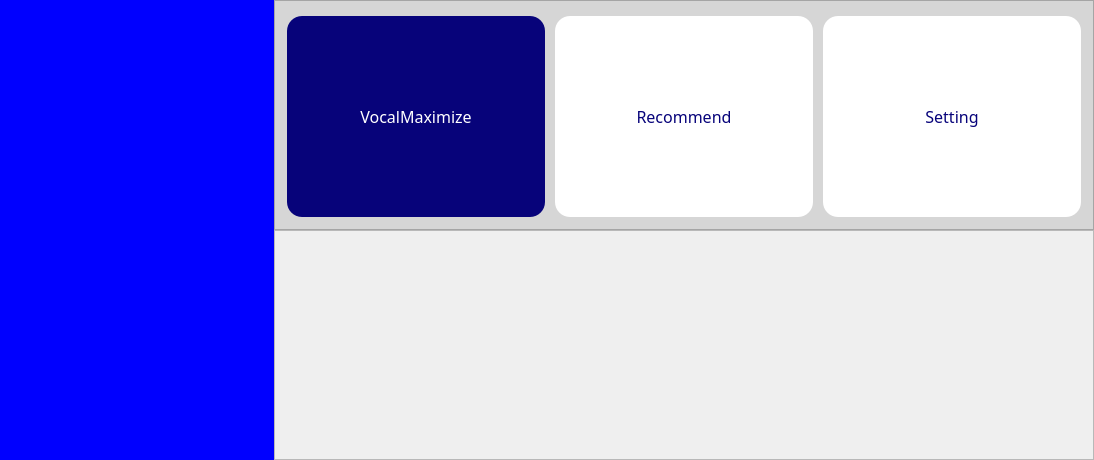
<?xml version="1.0" encoding="UTF-8"?>
<ui version="4.0">
 <class>mainWindow</class>
 <widget class="QMainWindow" name="mainWindow">
  <property name="geometry">
   <rect>
    <x>0</x>
    <y>0</y>
    <width>1094</width>
    <height>460</height>
   </rect>
  </property>
  <property name="windowTitle">
   <string>VocalMaximize</string>
  </property>
  <widget class="QWidget" name="centralWidget">
   <property name="minimumSize">
    <size>
     <width>0</width>
     <height>0</height>
    </size>
   </property>
   <layout class="QHBoxLayout" name="horizontalLayout">
    <property name="spacing">
     <number>0</number>
    </property>
    <property name="leftMargin">
     <number>0</number>
    </property>
    <property name="topMargin">
     <number>0</number>
    </property>
    <property name="rightMargin">
     <number>0</number>
    </property>
    <property name="bottomMargin">
     <number>0</number>
    </property>
    <item>
     <layout class="QHBoxLayout" name="homeLayout">
      <property name="spacing">
       <number>0</number>
      </property>
      <item>
       <widget class="QWidget" name="sideTab" native="true">
        <property name="sizePolicy">
         <sizepolicy hsizetype="MinimumExpanding" vsizetype="Expanding">
          <horstretch>1</horstretch>
          <verstretch>0</verstretch>
         </sizepolicy>
        </property>
        <property name="minimumSize">
         <size>
          <width>0</width>
          <height>0</height>
         </size>
        </property>
        <property name="styleSheet">
         <string notr="true">background-color:#0000ff;</string>
        </property>
        <layout class="QVBoxLayout" name="verticalLayout">
         <property name="leftMargin">
          <number>0</number>
         </property>
         <property name="topMargin">
          <number>0</number>
         </property>
         <property name="rightMargin">
          <number>0</number>
         </property>
         <property name="bottomMargin">
          <number>0</number>
         </property>
        </layout>
       </widget>
      </item>
      <item>
       <widget class="QWidget" name="mainWidget" native="true">
        <property name="sizePolicy">
         <sizepolicy hsizetype="Expanding" vsizetype="Preferred">
          <horstretch>3</horstretch>
          <verstretch>0</verstretch>
         </sizepolicy>
        </property>
        <layout class="QVBoxLayout" name="verticalLayout_3">
         <property name="spacing">
          <number>0</number>
         </property>
         <property name="leftMargin">
          <number>0</number>
         </property>
         <property name="topMargin">
          <number>0</number>
         </property>
         <property name="rightMargin">
          <number>0</number>
         </property>
         <property name="bottomMargin">
          <number>0</number>
         </property>
         <item>
          <widget class="QFrame" name="buttonFrame">
           <property name="styleSheet">
            <string notr="true">background-color:rgb(214, 214, 214)</string>
           </property>
           <property name="frameShape">
            <enum>QFrame::StyledPanel</enum>
           </property>
           <property name="frameShadow">
            <enum>QFrame::Raised</enum>
           </property>
           <layout class="QHBoxLayout" name="horizontalLayout_4">
            <property name="leftMargin">
             <number>3</number>
            </property>
            <property name="topMargin">
             <number>6</number>
            </property>
            <property name="rightMargin">
             <number>3</number>
            </property>
            <property name="bottomMargin">
             <number>3</number>
            </property>
            <item>
             <widget class="QWidget" name="buttonWidget" native="true">
              <layout class="QHBoxLayout" name="buttonLayout">
               <property name="spacing">
                <number>10</number>
               </property>
               <item>
                <widget class="QPushButton" name="homeButton">
                 <property name="sizePolicy">
                  <sizepolicy hsizetype="Minimum" vsizetype="Minimum">
                   <horstretch>0</horstretch>
                   <verstretch>0</verstretch>
                  </sizepolicy>
                 </property>
                 <property name="minimumSize">
                  <size>
                   <width>250</width>
                   <height>50</height>
                  </size>
                 </property>
                 <property name="font">
                  <font>
                   <family>Noto Sans KR</family>
                   <pointsize>12</pointsize>
                  </font>
                 </property>
                 <property name="styleSheet">
                  <string notr="true">QPushButton {
                        background-color: rgb(7, 3, 122);
                        border-radius: 15px;
						color: white;
                        }

                    QPushButton:hover {
                        background-color: rgb(42, 1, 179);
                        }

                    QPushButton:pressed {
                        background-color: rgb(97, 108, 255);
                        }

					QPushButton:disabled {
                        background-color: rgb(167, 167, 167);
                        }</string>
                 </property>
                 <property name="text">
                  <string>VocalMaximize</string>
                 </property>
                </widget>
               </item>
               <item>
                <widget class="QPushButton" name="recommendButton">
                 <property name="sizePolicy">
                  <sizepolicy hsizetype="Minimum" vsizetype="Minimum">
                   <horstretch>0</horstretch>
                   <verstretch>0</verstretch>
                  </sizepolicy>
                 </property>
                 <property name="minimumSize">
                  <size>
                   <width>250</width>
                   <height>50</height>
                  </size>
                 </property>
                 <property name="font">
                  <font>
                   <family>Noto Sans KR</family>
                   <pointsize>12</pointsize>
                  </font>
                 </property>
                 <property name="styleSheet">
                  <string notr="true">QPushButton {
                        background-color: white;
                        border-radius: 15px;
						color: rgb(7, 3, 122);
                        }

                    QPushButton:hover {
                        background-color: rgb(244, 244, 244);
                        }

                    QPushButton:pressed {
                        background-color: #999999;
                        }
					QPushButton:disabled {
                        color: rgb(167, 167, 167);
                        }</string>
                 </property>
                 <property name="text">
                  <string>Recommend</string>
                 </property>
                </widget>
               </item>
               <item>
                <widget class="QPushButton" name="settingButton">
                 <property name="sizePolicy">
                  <sizepolicy hsizetype="Minimum" vsizetype="Minimum">
                   <horstretch>0</horstretch>
                   <verstretch>0</verstretch>
                  </sizepolicy>
                 </property>
                 <property name="minimumSize">
                  <size>
                   <width>250</width>
                   <height>50</height>
                  </size>
                 </property>
                 <property name="font">
                  <font>
                   <family>Noto Sans KR</family>
                   <pointsize>12</pointsize>
                  </font>
                 </property>
                 <property name="styleSheet">
                  <string notr="true">QPushButton {
                        background-color: white;
                        border-radius: 15px;
						color: rgb(7, 3, 122);
                        }

                    QPushButton:hover {
                        background-color: rgb(244, 244, 244);
                        }

                    QPushButton:pressed {
                        background-color: #999999;
                        }
					QPushButton:disabled {
                        color: rgb(167, 167, 167);
                        }</string>
                 </property>
                 <property name="text">
                  <string>Setting</string>
                 </property>
                </widget>
               </item>
              </layout>
             </widget>
            </item>
           </layout>
          </widget>
         </item>
         <item>
          <widget class="QFrame" name="widgetChange">
           <property name="sizePolicy">
            <sizepolicy hsizetype="Expanding" vsizetype="Preferred">
             <horstretch>0</horstretch>
             <verstretch>0</verstretch>
            </sizepolicy>
           </property>
           <property name="styleSheet">
            <string notr="true"/>
           </property>
           <property name="frameShape">
            <enum>QFrame::StyledPanel</enum>
           </property>
           <property name="frameShadow">
            <enum>QFrame::Raised</enum>
           </property>
           <layout class="QHBoxLayout" name="horizontalLayout_2">
            <property name="spacing">
             <number>0</number>
            </property>
            <property name="leftMargin">
             <number>0</number>
            </property>
            <property name="topMargin">
             <number>0</number>
            </property>
            <property name="rightMargin">
             <number>0</number>
            </property>
            <property name="bottomMargin">
             <number>0</number>
            </property>
           </layout>
          </widget>
         </item>
        </layout>
       </widget>
      </item>
     </layout>
    </item>
   </layout>
  </widget>
 </widget>
 <resources/>
 <connections/>
</ui>
